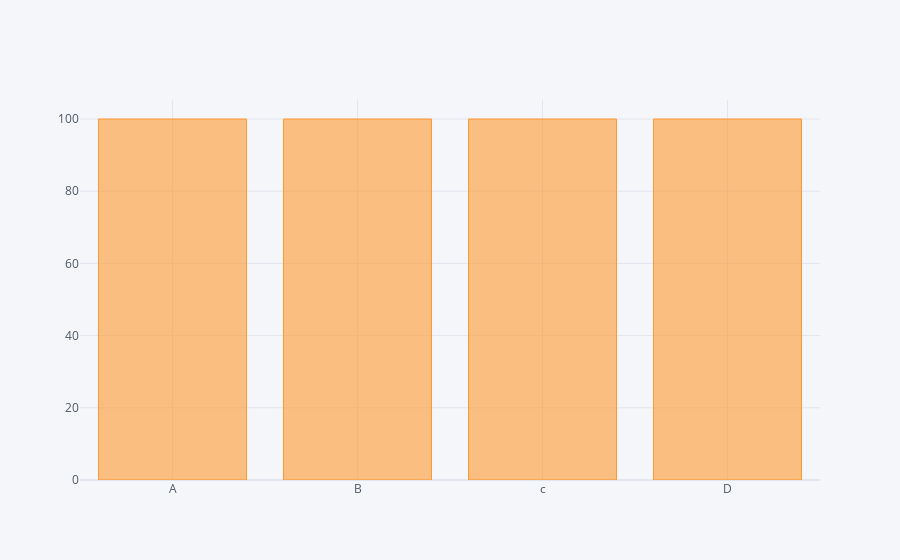

Notebook code cell kept with this figure:
### Code cell
df.count().iplot(kind='bar')

### Figure 1 — Plotly figure (JSON) as saved in the notebook; plotly's stock layout.template omitted (floating-point values rounded to 4 significant figures)
{"data": [{"marker": {"color": "rgba(255, 153, 51, 0.6)", "line": {"color": "rgba(255, 153, 51, 1.0)", "width": 1}}, "name": "None", "orientation": "v", "text": "", "type": "bar", "x": ["A", "B", "c", "D"], "y": [100, 100, 100, 100]}], "layout": {"legend": {"bgcolor": "#F5F6F9", "font": {"color": "#4D5663"}}, "paper_bgcolor": "#F5F6F9", "plot_bgcolor": "#F5F6F9", "title": {"font": {"color": "#4D5663"}}, "xaxis": {"gridcolor": "#E1E5ED", "showgrid": true, "tickfont": {"color": "#4D5663"}, "title": {"font": {"color": "#4D5663"}, "text": ""}, "zerolinecolor": "#E1E5ED"}, "yaxis": {"gridcolor": "#E1E5ED", "showgrid": true, "tickfont": {"color": "#4D5663"}, "title": {"font": {"color": "#4D5663"}, "text": ""}, "zerolinecolor": "#E1E5ED"}}}
